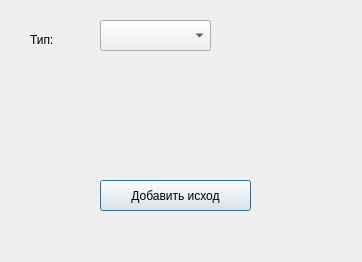
<?xml version="1.0" encoding="UTF-8"?>
<ui version="4.0">
 <class>CAddingOutcomeDialog</class>
 <widget class="QDialog" name="CAddingOutcomeDialog">
  <property name="geometry">
   <rect>
    <x>0</x>
    <y>0</y>
    <width>362</width>
    <height>262</height>
   </rect>
  </property>
  <property name="windowTitle">
   <string>Dialog</string>
  </property>
  <widget class="QPushButton" name="pushButton">
   <property name="geometry">
    <rect>
     <x>100</x>
     <y>180</y>
     <width>151</width>
     <height>31</height>
    </rect>
   </property>
   <property name="text">
    <string>Добавить исход</string>
   </property>
  </widget>
  <widget class="QLabel" name="label">
   <property name="geometry">
    <rect>
     <x>30</x>
     <y>30</y>
     <width>81</width>
     <height>20</height>
    </rect>
   </property>
   <property name="text">
    <string>Тип:</string>
   </property>
  </widget>
  <widget class="QComboBox" name="comboBox">
   <property name="geometry">
    <rect>
     <x>100</x>
     <y>20</y>
     <width>111</width>
     <height>31</height>
    </rect>
   </property>
  </widget>
 </widget>
 <resources/>
 <connections/>
</ui>
